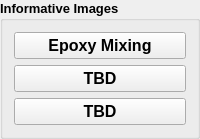
                 <widget class="QGroupBox" name="pictureLinks">
                  <property name="sizePolicy">
                   <sizepolicy hsizetype="Expanding" vsizetype="Expanding">
                    <horstretch>0</horstretch>
                    <verstretch>0</verstretch>
                   </sizepolicy>
                  </property>
                  <property name="font">
                   <font>
                    <family>Arial</family>
                    <pointsize>10</pointsize>
                    <weight>75</weight>
                    <bold>true</bold>
                   </font>
                  </property>
                  <property name="title">
                   <string>Informative Images</string>
                  </property>
                  <layout class="QGridLayout" name="gridLayout_59">
                   <item row="0" column="0">
                    <widget class="QPushButton" name="picfour1_2">
                     <property name="sizePolicy">
                      <sizepolicy hsizetype="Preferred" vsizetype="Maximum">
                       <horstretch>0</horstretch>
                       <verstretch>0</verstretch>
                      </sizepolicy>
                     </property>
                     <property name="font">
                      <font>
                       <family>Arial</family>
                       <pointsize>12</pointsize>
                       <weight>75</weight>
                       <bold>true</bold>
                      </font>
                     </property>
                     <property name="text">
                      <string>Epoxy Mixing</string>
                     </property>
                    </widget>
                   </item>
                   <item row="1" column="0">
                    <widget class="QPushButton" name="picfour2_2">
                     <property name="sizePolicy">
                      <sizepolicy hsizetype="Preferred" vsizetype="Maximum">
                       <horstretch>0</horstretch>
                       <verstretch>0</verstretch>
                      </sizepolicy>
                     </property>
                     <property name="font">
                      <font>
                       <family>Arial</family>
                       <pointsize>12</pointsize>
                       <weight>75</weight>
                       <bold>true</bold>
                      </font>
                     </property>
                     <property name="text">
                      <string>TBD</string>
                     </property>
                    </widget>
                   </item>
                   <item row="2" column="0">
                    <widget class="QPushButton" name="picfour3_2">
                     <property name="sizePolicy">
                      <sizepolicy hsizetype="Preferred" vsizetype="Maximum">
                       <horstretch>0</horstretch>
                       <verstretch>0</verstretch>
                      </sizepolicy>
                     </property>
                     <property name="font">
                      <font>
                       <family>Arial</family>
                       <pointsize>12</pointsize>
                       <weight>75</weight>
                       <bold>true</bold>
                      </font>
                     </property>
                     <property name="text">
                      <string>TBD</string>
                     </property>
                    </widget>
                   </item>
                  </layout>
                 </widget>
